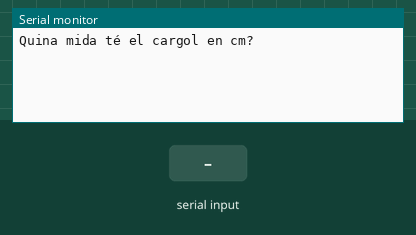
Recording of a sketch running on a simulated Arduino Uno, built with avr-gcc and run on an emulated ATmega328P. Shown: the last lines printed to the serial monitor. The inputs (shaded band) are chosen by the test bench.

Above: at 1.2 s.
1.3 s: "90,45\n" received over Serial
At 2.5 s:
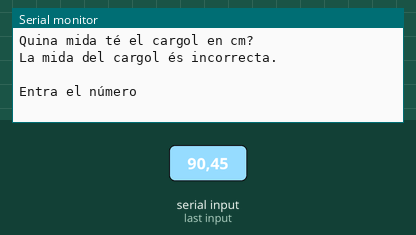
2.8 s: "5\n" received over Serial
At 3.9 s:
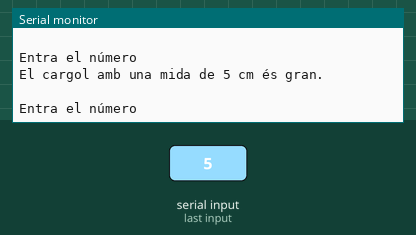

The sketch:

prog05.ino
```cpp
//********** Variables ********************************************************

int mida;   // variables for the results
//********** Setup ************************************************************
void setup() {
  Serial.begin(9600);        // initialize serial
  Serial.println("Quina mida té el cargol en cm?");
}
//********** Loop *************************************************************
void loop() {
  while (Serial.available() > 0) {  // if there's any serial available, read it
    mida = Serial.parseInt();// look for valid int the incoming serial stream


    if (Serial.read() == '\n') { //look for newline. Is the end of your sentence
    {
      if (mida>=1 & mida<3)
      {
      Serial.print("El cargol amb una mida de ");
      Serial.print(mida);
      Serial.println(" cm és petit.");
      }
      else if (mida>=3 & mida<5)
      {
      Serial.print("El cargol amb una mida de ");
      Serial.print(mida);
      Serial.println(" cm és mitjà.");
      }
      else if (mida>=5 & mida<8)
      {
      Serial.print("El cargol amb una mida de ");
      Serial.print(mida);
      Serial.println(" cm és gran.");
      }
      else if (mida>=8 & mida<=10)
      {
      Serial.print("El cargol amb una mida de ");
      Serial.print(mida);
      Serial.println(" cm és molt gran.");
      }
      else
      {
      Serial.println("La mida del cargol és incorrecta.");
      }
    }
    Serial.println(" ");
    Serial.println("Entra el número");
    }
  }
}
```

Measured:
- after the input at 1.3 s, the serial monitor: prints a new line at once (image 1)
- after the input at 2.8 s, the serial monitor: prints a new line at once (image 2)
